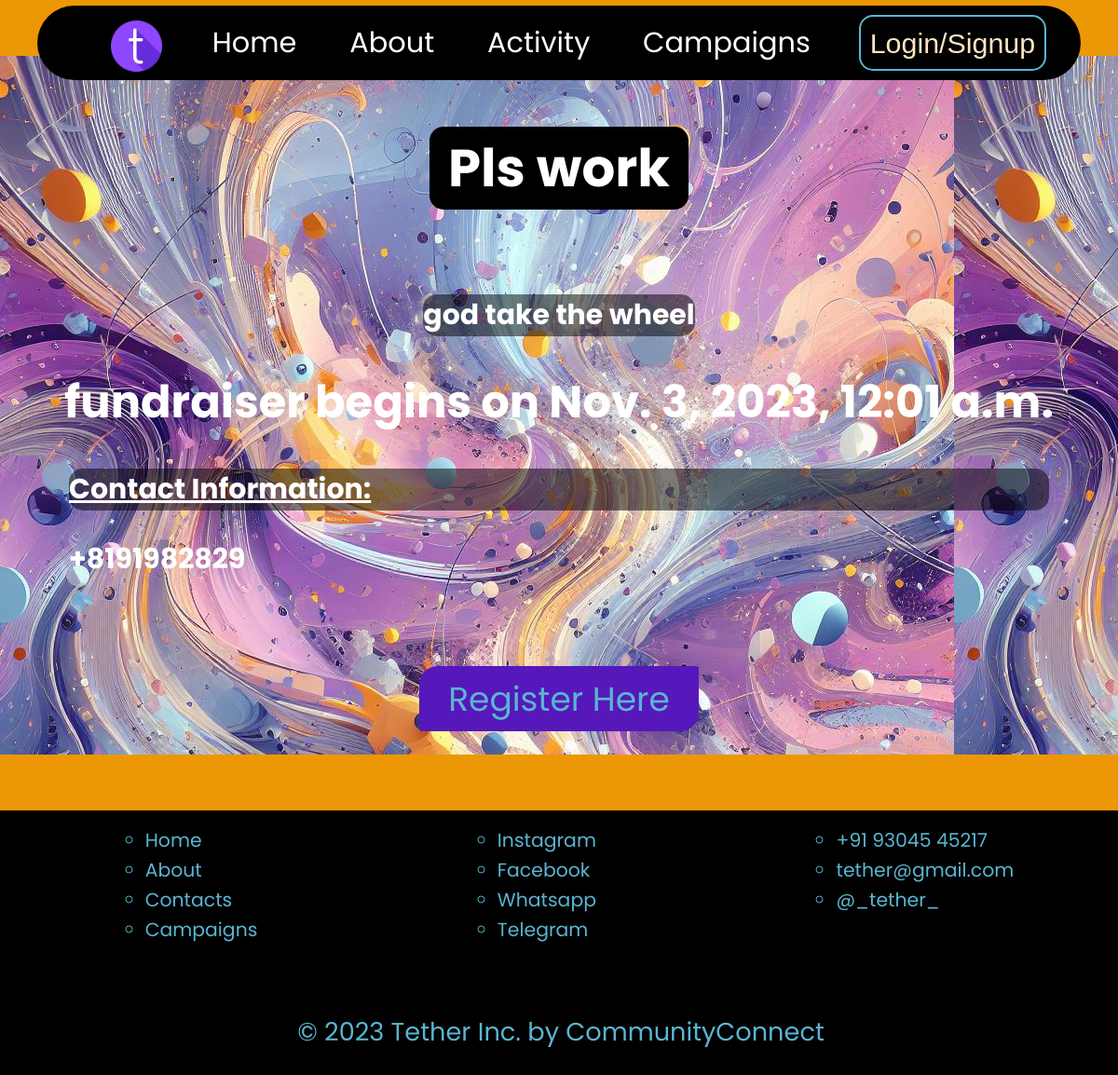
/display/4/, run on an earlier commit of the app's database.
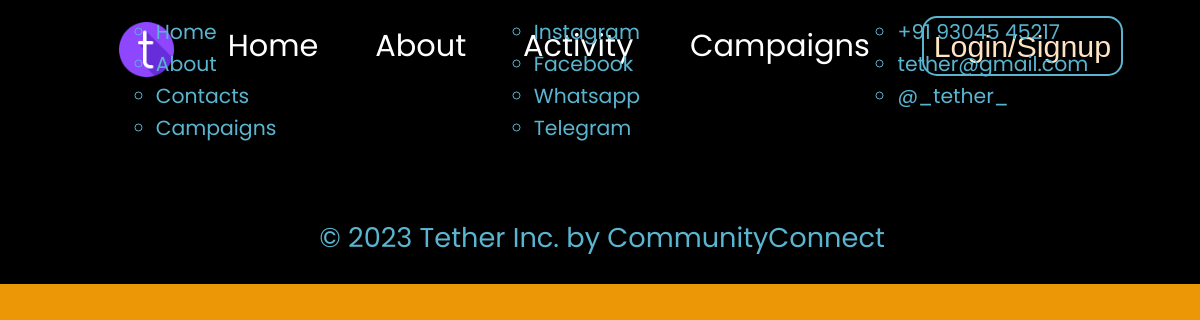
And on a later commit of the database.
### Tether/models.py (models this page shows, shortened)
class Campaign(models.Model):
    title = models.CharField(max_length=100)
    campaign_type = models.TextField()
    description = models.TextField()
    doe = models.DateTimeField()
    tags_arr = models.JSONField()
    bgimg = models.ImageField(upload_to='images/', null=True, blank=True)
    contact_info = models.JSONField()

### Tether/views.py (the view)
# urls.py: path('display/<int:id>/', views.displayCampaign, name="display_campaign"),
def displayCampaign(request, id):
    req_campaign = Campaign.objects.filter(id=id)
    return render(request, 'display.html', {'campaign':req_campaign})

### templates/display.html (shortened to what this page needs)
{% extends "base.html" %}
{% block body %}
{% for c in campaign %}
{% if c.bgimg %}
<div class="campaign-window" style="background: url({{c.bgimg.url}}); object-fit:fill;">
    <h3>{{c.title}}</h3>
    <p>{{c.description}}</p>
    <div>
        {% if c.doe %}
        <div class="graybg">{{c.campaign_type}} begins on {{c.doe}}</div>
        {% endif %}
        <div class="c_info graybg">
            <p><u>Contact Information:</u></p>
            {% for info in c.contact_info %}
                {% for x in info %}
                    <div>{{x}}</div>
                {% endfor %}
            {% endfor %}
        </div>
    </div>
    <br>
    <button class="btn-1"><a href="/createRegistration/{{c.id}}">Register Here</a></button>
</div>
{% else %}
<div class="campaign-window" style="background: url('static/stock/default1.jpeg');">
    <h3>{{c.title}}</h3>
    <p>{{c.description}}</p>
    <div>
        {% if c.doe %}
        <div>{{c.campaign_type}} begins on {{c.doe}}</div>
        {% endif %}
        <div class="c_info">
            <p><u>Contact Information:</u></p>
            {% for info in c.contact_info %}
                {% for x in info %}
                    <div>{{x}}</div>
                {% endfor %}
            {% endfor %}
        </div>
    </div>
    <br>
    <button class="btn-1"><a href="/createRegistration/{{c.id}}">Register Here</a></button>
</div>
{% endif %}
{% endfor %}
{% endblock body %}

What changed in the data, as far as the page shows it:
removed Campaign: title "Pls work", description "god take the wheel", campaign_type "fundraiser", doe "Nov. 3, 2023, 12:01 a.m.", info "+8191982829"
